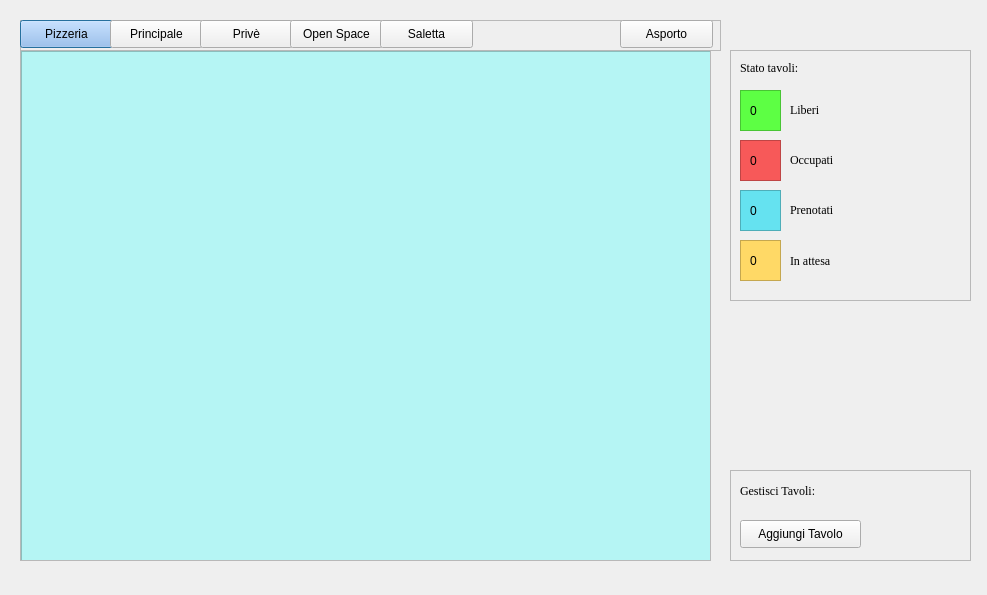
<?xml version="1.0" encoding="UTF-8"?>
<ui version="4.0">
 <class>FormCameriere</class>
 <widget class="QDialog" name="FormCameriere">
  <property name="geometry">
   <rect>
    <x>0</x>
    <y>0</y>
    <width>987</width>
    <height>595</height>
   </rect>
  </property>
  <property name="windowTitle">
   <string>Tavoli</string>
  </property>
  <widget class="QFrame" name="frameStatoTavoli">
   <property name="geometry">
    <rect>
     <x>730</x>
     <y>50</y>
     <width>241</width>
     <height>251</height>
    </rect>
   </property>
   <property name="frameShape">
    <enum>QFrame::StyledPanel</enum>
   </property>
   <property name="frameShadow">
    <enum>QFrame::Plain</enum>
   </property>
   <widget class="QLabel" name="label">
    <property name="geometry">
     <rect>
      <x>10</x>
      <y>10</y>
      <width>81</width>
      <height>16</height>
     </rect>
    </property>
    <property name="font">
     <font>
      <family>Georgia</family>
      <pointsize>9</pointsize>
     </font>
    </property>
    <property name="text">
     <string>Stato tavoli:</string>
    </property>
   </widget>
   <widget class="QFrame" name="frame_2">
    <property name="geometry">
     <rect>
      <x>10</x>
      <y>40</y>
      <width>41</width>
      <height>41</height>
     </rect>
    </property>
    <property name="styleSheet">
     <string notr="true">background-color: rgb(93, 255, 68);</string>
    </property>
    <property name="frameShape">
     <enum>QFrame::StyledPanel</enum>
    </property>
    <property name="frameShadow">
     <enum>QFrame::Plain</enum>
    </property>
    <widget class="QLabel" name="lblLiberi">
     <property name="geometry">
      <rect>
       <x>10</x>
       <y>10</y>
       <width>21</width>
       <height>21</height>
      </rect>
     </property>
     <property name="text">
      <string>0</string>
     </property>
    </widget>
   </widget>
   <widget class="QFrame" name="frame_3">
    <property name="geometry">
     <rect>
      <x>10</x>
      <y>90</y>
      <width>41</width>
      <height>41</height>
     </rect>
    </property>
    <property name="styleSheet">
     <string notr="true">background-color: rgb(247, 89, 89);</string>
    </property>
    <property name="frameShape">
     <enum>QFrame::StyledPanel</enum>
    </property>
    <property name="frameShadow">
     <enum>QFrame::Plain</enum>
    </property>
    <widget class="QLabel" name="lblOccupati">
     <property name="geometry">
      <rect>
       <x>10</x>
       <y>10</y>
       <width>21</width>
       <height>21</height>
      </rect>
     </property>
     <property name="text">
      <string>0</string>
     </property>
    </widget>
   </widget>
   <widget class="QFrame" name="frame_4">
    <property name="geometry">
     <rect>
      <x>10</x>
      <y>140</y>
      <width>41</width>
      <height>41</height>
     </rect>
    </property>
    <property name="styleSheet">
     <string notr="true">background-color: rgb(101, 226, 240);</string>
    </property>
    <property name="frameShape">
     <enum>QFrame::StyledPanel</enum>
    </property>
    <property name="frameShadow">
     <enum>QFrame::Plain</enum>
    </property>
    <widget class="QLabel" name="lblPrenotati">
     <property name="geometry">
      <rect>
       <x>10</x>
       <y>10</y>
       <width>21</width>
       <height>21</height>
      </rect>
     </property>
     <property name="text">
      <string>0</string>
     </property>
    </widget>
   </widget>
   <widget class="QFrame" name="frame_5">
    <property name="geometry">
     <rect>
      <x>10</x>
      <y>190</y>
      <width>41</width>
      <height>41</height>
     </rect>
    </property>
    <property name="styleSheet">
     <string notr="true">background-color: rgb(255, 217, 102);</string>
    </property>
    <property name="frameShape">
     <enum>QFrame::StyledPanel</enum>
    </property>
    <property name="frameShadow">
     <enum>QFrame::Plain</enum>
    </property>
    <widget class="QLabel" name="lblInAttesa">
     <property name="geometry">
      <rect>
       <x>10</x>
       <y>10</y>
       <width>21</width>
       <height>21</height>
      </rect>
     </property>
     <property name="text">
      <string>0</string>
     </property>
    </widget>
   </widget>
   <widget class="QLabel" name="label_2">
    <property name="geometry">
     <rect>
      <x>60</x>
      <y>50</y>
      <width>71</width>
      <height>20</height>
     </rect>
    </property>
    <property name="font">
     <font>
      <family>Georgia</family>
      <pointsize>9</pointsize>
     </font>
    </property>
    <property name="text">
     <string>Liberi</string>
    </property>
   </widget>
   <widget class="QLabel" name="label_3">
    <property name="geometry">
     <rect>
      <x>60</x>
      <y>100</y>
      <width>71</width>
      <height>20</height>
     </rect>
    </property>
    <property name="font">
     <font>
      <family>Georgia</family>
      <pointsize>9</pointsize>
     </font>
    </property>
    <property name="text">
     <string>Occupati</string>
    </property>
   </widget>
   <widget class="QLabel" name="label_4">
    <property name="geometry">
     <rect>
      <x>60</x>
      <y>150</y>
      <width>71</width>
      <height>20</height>
     </rect>
    </property>
    <property name="font">
     <font>
      <family>Georgia</family>
      <pointsize>9</pointsize>
     </font>
    </property>
    <property name="text">
     <string>Prenotati</string>
    </property>
   </widget>
   <widget class="QLabel" name="label_5">
    <property name="geometry">
     <rect>
      <x>60</x>
      <y>200</y>
      <width>71</width>
      <height>21</height>
     </rect>
    </property>
    <property name="font">
     <font>
      <family>Georgia</family>
      <pointsize>9</pointsize>
     </font>
    </property>
    <property name="text">
     <string>In attesa</string>
    </property>
   </widget>
  </widget>
  <widget class="QFrame" name="frameButtonSale">
   <property name="geometry">
    <rect>
     <x>20</x>
     <y>20</y>
     <width>701</width>
     <height>31</height>
    </rect>
   </property>
   <property name="frameShape">
    <enum>QFrame::StyledPanel</enum>
   </property>
   <property name="frameShadow">
    <enum>QFrame::Raised</enum>
   </property>
   <widget class="QPushButton" name="btSalaPizzeria">
    <property name="geometry">
     <rect>
      <x>0</x>
      <y>0</y>
      <width>93</width>
      <height>28</height>
     </rect>
    </property>
    <property name="styleSheet">
     <string notr="true">background-color: rgb(149, 188, 242);</string>
    </property>
    <property name="text">
     <string>Pizzeria</string>
    </property>
   </widget>
   <widget class="QPushButton" name="btSalaPrincipale">
    <property name="geometry">
     <rect>
      <x>90</x>
      <y>0</y>
      <width>93</width>
      <height>28</height>
     </rect>
    </property>
    <property name="text">
     <string>Principale</string>
    </property>
   </widget>
   <widget class="QPushButton" name="btSalaPrive">
    <property name="geometry">
     <rect>
      <x>180</x>
      <y>0</y>
      <width>93</width>
      <height>28</height>
     </rect>
    </property>
    <property name="text">
     <string>Privè</string>
    </property>
   </widget>
   <widget class="QPushButton" name="btSalaOpenSpace">
    <property name="geometry">
     <rect>
      <x>270</x>
      <y>0</y>
      <width>93</width>
      <height>28</height>
     </rect>
    </property>
    <property name="text">
     <string>Open Space</string>
    </property>
   </widget>
   <widget class="QPushButton" name="btSalaSaletta">
    <property name="geometry">
     <rect>
      <x>360</x>
      <y>0</y>
      <width>93</width>
      <height>28</height>
     </rect>
    </property>
    <property name="text">
     <string>Saletta</string>
    </property>
   </widget>
   <widget class="QPushButton" name="btSalaAsporto">
    <property name="geometry">
     <rect>
      <x>600</x>
      <y>0</y>
      <width>93</width>
      <height>28</height>
     </rect>
    </property>
    <property name="text">
     <string>Asporto</string>
    </property>
   </widget>
  </widget>
  <widget class="QScrollArea" name="scroallArea">
   <property name="geometry">
    <rect>
     <x>20</x>
     <y>50</y>
     <width>691</width>
     <height>511</height>
    </rect>
   </property>
   <property name="widgetResizable">
    <bool>true</bool>
   </property>
   <widget class="QWidget" name="scrollAreaWidgetContents">
    <property name="geometry">
     <rect>
      <x>0</x>
      <y>0</y>
      <width>689</width>
      <height>509</height>
     </rect>
    </property>
    <widget class="QFrame" name="frameTavoli">
     <property name="geometry">
      <rect>
       <x>0</x>
       <y>0</y>
       <width>691</width>
       <height>511</height>
      </rect>
     </property>
     <property name="styleSheet">
      <string notr="true">background-color: rgb(181, 245, 244);</string>
     </property>
     <property name="frameShape">
      <enum>QFrame::StyledPanel</enum>
     </property>
     <property name="frameShadow">
      <enum>QFrame::Raised</enum>
     </property>
    </widget>
   </widget>
  </widget>
  <widget class="QFrame" name="frame">
   <property name="geometry">
    <rect>
     <x>730</x>
     <y>470</y>
     <width>241</width>
     <height>91</height>
    </rect>
   </property>
   <property name="styleSheet">
    <string notr="true">border-color: rgb(255, 0, 0);</string>
   </property>
   <property name="frameShape">
    <enum>QFrame::StyledPanel</enum>
   </property>
   <property name="frameShadow">
    <enum>QFrame::Plain</enum>
   </property>
   <widget class="QLabel" name="label_6">
    <property name="geometry">
     <rect>
      <x>10</x>
      <y>10</y>
      <width>111</width>
      <height>21</height>
     </rect>
    </property>
    <property name="font">
     <font>
      <family>Georgia</family>
      <pointsize>9</pointsize>
     </font>
    </property>
    <property name="text">
     <string>Gestisci Tavoli:</string>
    </property>
   </widget>
   <widget class="QPushButton" name="btAggiungiTavolo">
    <property name="geometry">
     <rect>
      <x>10</x>
      <y>50</y>
      <width>121</width>
      <height>28</height>
     </rect>
    </property>
    <property name="text">
     <string>Aggiungi Tavolo</string>
    </property>
   </widget>
  </widget>
 </widget>
 <resources/>
 <connections/>
</ui>
